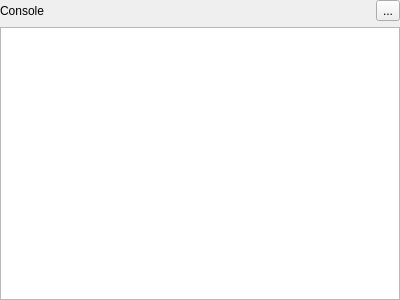
<?xml version="1.0" encoding="UTF-8"?>
<ui version="4.0">
 <class>Ripes::ConsoleWidget</class>
 <widget class="QWidget" name="Ripes::ConsoleWidget">
  <property name="geometry">
   <rect>
    <x>0</x>
    <y>0</y>
    <width>400</width>
    <height>300</height>
   </rect>
  </property>
  <property name="windowTitle">
   <string notr="true">Form</string>
  </property>
  <layout class="QGridLayout" name="gridLayout">
   <property name="leftMargin">
    <number>0</number>
   </property>
   <property name="topMargin">
    <number>0</number>
   </property>
   <property name="rightMargin">
    <number>0</number>
   </property>
   <property name="bottomMargin">
    <number>0</number>
   </property>
   <item row="0" column="0">
    <layout class="QVBoxLayout" name="verticalLayout_3">
     <item>
      <layout class="QHBoxLayout" name="horizontalLayout">
       <item>
        <widget class="QLabel" name="label_5">
         <property name="text">
          <string>Console</string>
         </property>
        </widget>
       </item>
       <item>
        <spacer name="horizontalSpacer">
         <property name="orientation">
          <enum>Qt::Horizontal</enum>
         </property>
         <property name="sizeHint" stdset="0">
          <size>
           <width>40</width>
           <height>20</height>
          </size>
         </property>
        </spacer>
       </item>
       <item>
        <widget class="QToolButton" name="clearConsoleButton">
         <property name="text">
          <string notr="true">...</string>
         </property>
        </widget>
       </item>
      </layout>
     </item>
     <item>
      <widget class="Console" name="console">
       <property name="sizePolicy">
        <sizepolicy hsizetype="MinimumExpanding" vsizetype="MinimumExpanding">
         <horstretch>0</horstretch>
         <verstretch>0</verstretch>
        </sizepolicy>
       </property>
       <property name="minimumSize">
        <size>
         <width>0</width>
         <height>0</height>
        </size>
       </property>
      </widget>
     </item>
    </layout>
   </item>
  </layout>
 </widget>
 <customwidgets>
  <customwidget>
   <class>Console</class>
   <extends>QPlainTextEdit</extends>
   <header>console.h</header>
  </customwidget>
 </customwidgets>
 <resources/>
 <connections/>
</ui>
